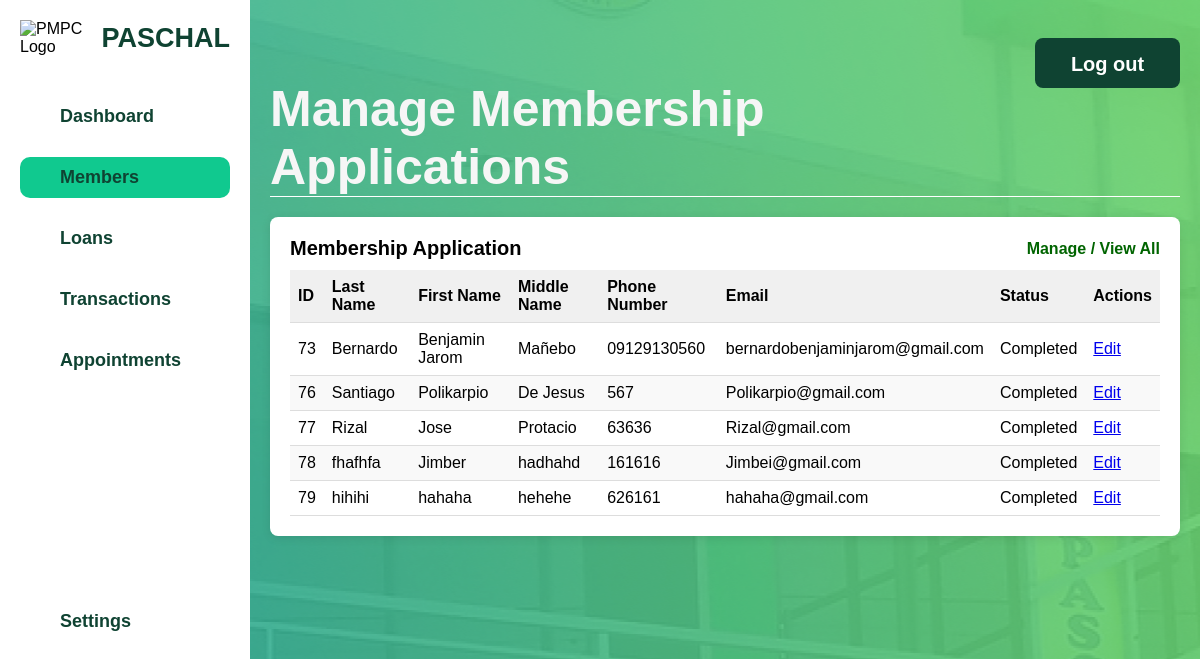
The page /admin/admin-manage-membership.php (signed in) on the database as committed earlier.
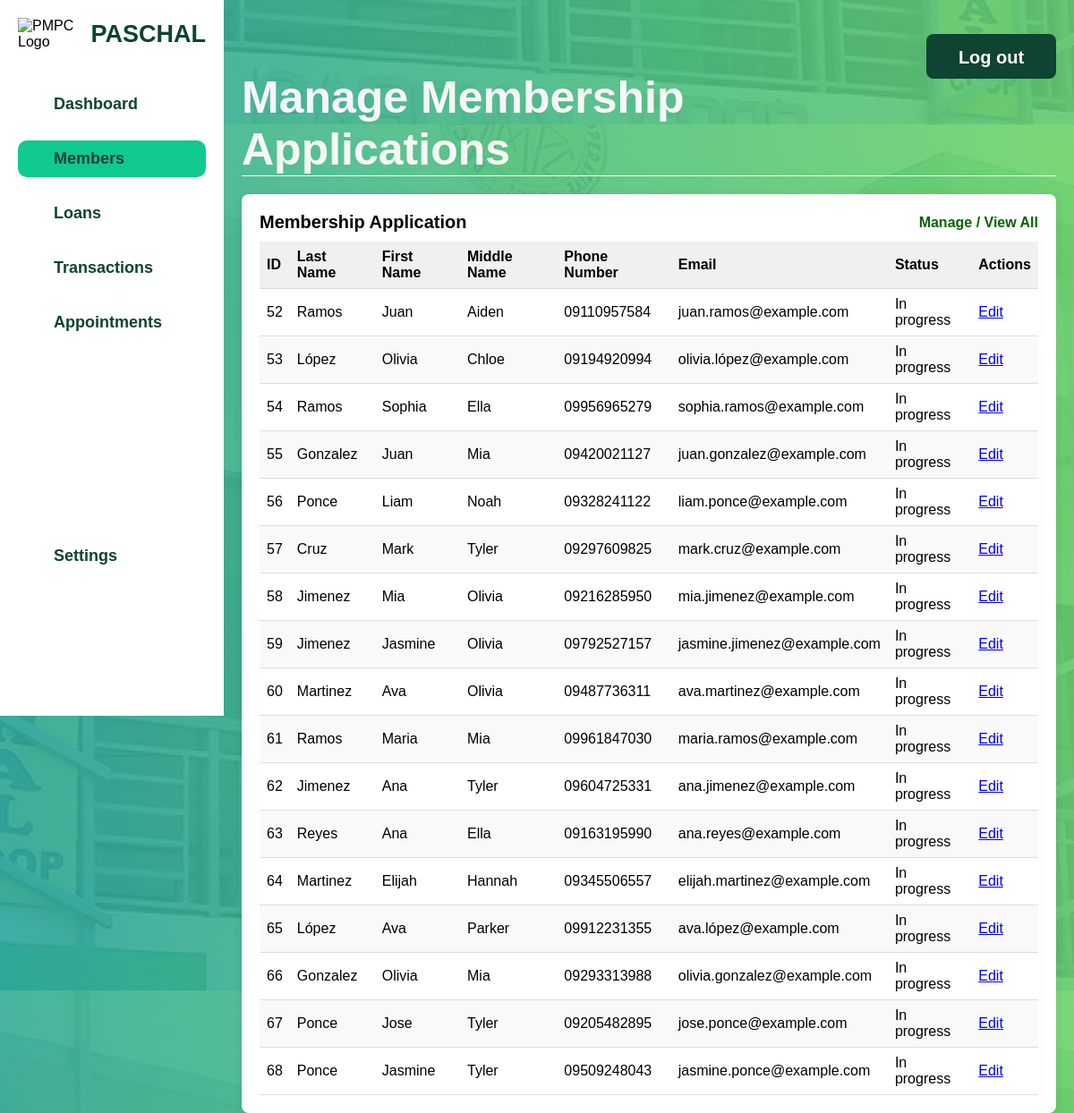
The same page on the database as committed later.
### tables this page shows
CREATE TABLE `member_credentials` (
  `MemberID` int(11) NOT NULL,
  `Username` varchar(50) NOT NULL,
  `Email` varchar(100) NOT NULL,
  `Password` varchar(255) NOT NULL,
  `reset_token` varchar(255) DEFAULT NULL,
  `token_expiry` timestamp NULL DEFAULT NULL
);

CREATE TABLE `signupform` (
  `MemberID` int(11) NOT NULL,
  `FirstName` varchar(50) NOT NULL,
  `LastName` varchar(50) NOT NULL,
  `MiddleName` varchar(50) DEFAULT NULL,
  `Sex` enum('Male','Female','Other') NOT NULL,
  `AddressID` int(11) DEFAULT NULL,
  `TINNumber` varchar(15) DEFAULT NULL,
  `Birthday` date DEFAULT NULL,
  `ContactNo` varchar(15) NOT NULL
);

CREATE TABLE `membership_application` (
  `MemberID` int(11) NOT NULL,
  `FillUpForm` tinyint(1) NOT NULL,
  `WatchedVideoSeminar` tinyint(1) NOT NULL,
  `PaidRegistrationFee` tinyint(1) NOT NULL,
  `Status` enum('Failed','In progress','Completed') NOT NULL,
  `AppointmentDate` date DEFAULT NULL,
  `MembershipFeePaidAmount` int(11) DEFAULT NULL
);

### html/admin/admin-manage-membership.php (the view, shortened to what this page needs)
<?php
$servername = "localhost";
$dbUsername = "root";
$dbPassword = "";
$dbname = "pmpc";
$conn = new mysqli($servername, $dbUsername, $dbPassword, $dbname);
$allMembersQuery = "
    SELECT
        mc.MemberID,
        sf.LastName,
        sf.FirstName,
        sf.MiddleName,
        sf.ContactNo,
        mc.Email,
        ma.Status
    FROM
        member_credentials mc
    JOIN
        signupform sf ON mc.MemberID = sf.MemberID
    JOIN
        membership_application ma ON mc.MemberID = ma.MemberID
";
$allMembersResult = $conn->query($allMembersQuery);
?>
<!DOCTYPE html>
<html lang="en">
<head>
    <link rel="stylesheet" href="../../css/admin-manage-members.css">
    <link rel="stylesheet" href="../../css/admin-general.css">
</head>
<body>
    <div class="container">
        <div class="sidebar">
            <div class="logo-container">
                <div class="logo">
                    <img src="../../assets/pmpc-logo.png" alt="PMPC Logo">
                </div>
                <h2 class="pmpc-text">PASCHAL</h2>
            </div>
            <ul class="sidebar-menu">
                <li><a href="admin.php">Dashboard</a></li>
                <li><a href="admin-members.php" class="active">Members</a></li>
                <li><a href="admin-loans.php">Loans</a></li>
                <li><a href="admin-transactions.php">Transactions</a></li>
                <li><a href="admin-appointments.php">Appointments</a></li>
            </ul>
            <ul class="sidebar-settings">
                <li><a href="admin-settings.html">Settings</a></li>
            </ul>
        </div>
        <div class="main-content">
            <header>
                <h1>Manage Membership Applications</h1>
                <button class="logout-button" onclick="window.location.href='../logout.php'">Log out</button>
            </header>
            <section class="member-list">
                <div class="table-header">
                    <h3>Membership Application</h3>
                    <a href="admin-members.php" class="manage-link">Manage / View All</a>
                </div>
                <table>
                    <thead>
                        <tr>
                            <th>ID</th>
                            <th>Last Name</th>
                            <th>First Name</th>
                            <th>Middle Name</th>
                            <th>Phone Number</th>
                            <th>Email</th>
                            <th>Status</th>
                            <th>Actions</th>
                        </tr>
                    </thead>
                    <tbody>
                        <?php
                        if ($allMembersResult->num_rows > 0) {
                            while ($row = $allMembersResult->fetch_assoc()) {
                                echo "<tr>";
                                echo "<td>" . htmlspecialchars($row['MemberID']) . "</td>";
                                echo "<td>" . htmlspecialchars($row['LastName']) . "</td>";
                                echo "<td>" . htmlspecialchars($row['FirstName']) . "</td>";
                                echo "<td>" . htmlspecialchars($row['MiddleName']) . "</td>";
                                echo "<td>" . htmlspecialchars($row['ContactNo']) . "</td>";
                                echo "<td>" . htmlspecialchars($row['Email']) . "</td>";
                                echo "<td>" . htmlspecialchars($row['Status']) . "</td>";
                                echo "<td><a href='admin-edit-membership.php?id=" . htmlspecialchars($row['MemberID']) . "'>Edit</a></td>";
                                echo "</tr>";
                            }
                        } else {
                            echo "<tr><td colspan='8'>No members found.</td></tr>";
                        }
                        ?>
                    </tbody>
                </table>
            </section>
        </div>
    </div>
</body>
</html>

Rows that differ between the two databases and show on the page:
no longer on this page (row edited): member_credentials: MemberID "73", signupform.LastName "Bernardo", signupform.FirstName "Benjamin Jarom", signupform.MiddleName "Mañebo", signupform.ContactNo "09129130560", Email "bernardobenjaminjarom@gmail.com", membership_application.Status "Completed"
no longer on this page (row edited): member_credentials: MemberID "76", signupform.LastName "Santiago", signupform.FirstName "Polikarpio", signupform.MiddleName "De Jesus", signupform.ContactNo "567", Email "Polikarpio@gmail.com", membership_application.Status "Completed"
no longer on this page (row edited): member_credentials: MemberID "77", signupform.LastName "Rizal", signupform.FirstName "Jose", signupform.MiddleName "Protacio", signupform.ContactNo "63636", Email "Rizal@gmail.com", membership_application.Status "Completed"
no longer on this page (row edited): member_credentials: MemberID "78", signupform.LastName "fhafhfa", signupform.FirstName "Jimber", signupform.MiddleName "hadhahd", signupform.ContactNo "161616", Email "Jimbei@gmail.com", membership_application.Status "Completed"
no longer on this page (row edited): member_credentials: MemberID "79", signupform.LastName "hihihi", signupform.FirstName "hahaha", signupform.MiddleName "hehehe", signupform.ContactNo "626161", Email "hahaha@gmail.com", membership_application.Status "Completed"
added member_credentials: MemberID "52", signupform.LastName "Ramos", signupform.FirstName "Juan", signupform.MiddleName "Aiden", signupform.ContactNo "09110957584", Email "juan.ramos@example.com", membership_application.Status "In progress"
added member_credentials: MemberID "53", signupform.LastName "López", signupform.FirstName "Olivia", signupform.MiddleName "Chloe", signupform.ContactNo "09194920994", Email "olivia.lópez@example.com", membership_application.Status "In progress"
added member_credentials: MemberID "54", signupform.LastName "Ramos", signupform.FirstName "Sophia", signupform.MiddleName "Ella", signupform.ContactNo "09956965279", Email "sophia.ramos@example.com", membership_application.Status "In progress"
added member_credentials: MemberID "55", signupform.LastName "Gonzalez", signupform.FirstName "Juan", signupform.MiddleName "Mia", signupform.ContactNo "09420021127", Email "juan.gonzalez@example.com", membership_application.Status "In progress"
added member_credentials: MemberID "56", signupform.LastName "Ponce", signupform.FirstName "Liam", signupform.MiddleName "Noah", signupform.ContactNo "09328241122", Email "liam.ponce@example.com", membership_application.Status "In progress"
added member_credentials: MemberID "57", signupform.LastName "Cruz", signupform.FirstName "Mark", signupform.MiddleName "Tyler", signupform.ContactNo "09297609825", Email "mark.cruz@example.com", membership_application.Status "In progress"
added member_credentials: MemberID "58", signupform.LastName "Jimenez", signupform.FirstName "Mia", signupform.MiddleName "Olivia", signupform.ContactNo "09216285950", Email "mia.jimenez@example.com", membership_application.Status "In progress"
added member_credentials: MemberID "59", signupform.LastName "Jimenez", signupform.FirstName "Jasmine", signupform.MiddleName "Olivia", signupform.ContactNo "09792527157", Email "jasmine.jimenez@example.com", membership_application.Status "In progress"
added member_credentials: MemberID "60", signupform.LastName "Martinez", signupform.FirstName "Ava", signupform.MiddleName "Olivia", signupform.ContactNo "09487736311", Email "ava.martinez@example.com", membership_application.Status "In progress"
added member_credentials: MemberID "61", signupform.LastName "Ramos", signupform.FirstName "Maria", signupform.MiddleName "Mia", signupform.ContactNo "09961847030", Email "maria.ramos@example.com", membership_application.Status "In progress"
added member_credentials: MemberID "62", signupform.LastName "Jimenez", signupform.FirstName "Ana", signupform.MiddleName "Tyler", signupform.ContactNo "09604725331", Email "ana.jimenez@example.com", membership_application.Status "In progress"
added member_credentials: MemberID "63", signupform.LastName "Reyes", signupform.FirstName "Ana", signupform.MiddleName "Ella", signupform.ContactNo "09163195990", Email "ana.reyes@example.com", membership_application.Status "In progress"
now on this page (row edited): member_credentials: MemberID "64", signupform.LastName "Martinez", signupform.FirstName "Elijah", signupform.MiddleName "Hannah", signupform.ContactNo "09345506557", Email "elijah.martinez@example.com", membership_application.Status "In progress"
added member_credentials: MemberID "65", signupform.LastName "López", signupform.FirstName "Ava", signupform.MiddleName "Parker", signupform.ContactNo "09912231355", Email "ava.lópez@example.com", membership_application.Status "In progress"
added member_credentials: MemberID "66", signupform.LastName "Gonzalez", signupform.FirstName "Olivia", signupform.MiddleName "Mia", signupform.ContactNo "09293313988", Email "olivia.gonzalez@example.com", membership_application.Status "In progress"
added member_credentials: MemberID "67", signupform.LastName "Ponce", signupform.FirstName "Jose", signupform.MiddleName "Tyler", signupform.ContactNo "09205482895", Email "jose.ponce@example.com", membership_application.Status "In progress"
added member_credentials: MemberID "68", signupform.LastName "Ponce", signupform.FirstName "Jasmine", signupform.MiddleName "Tyler", signupform.ContactNo "09509248043", Email "jasmine.ponce@example.com", membership_application.Status "In progress"
